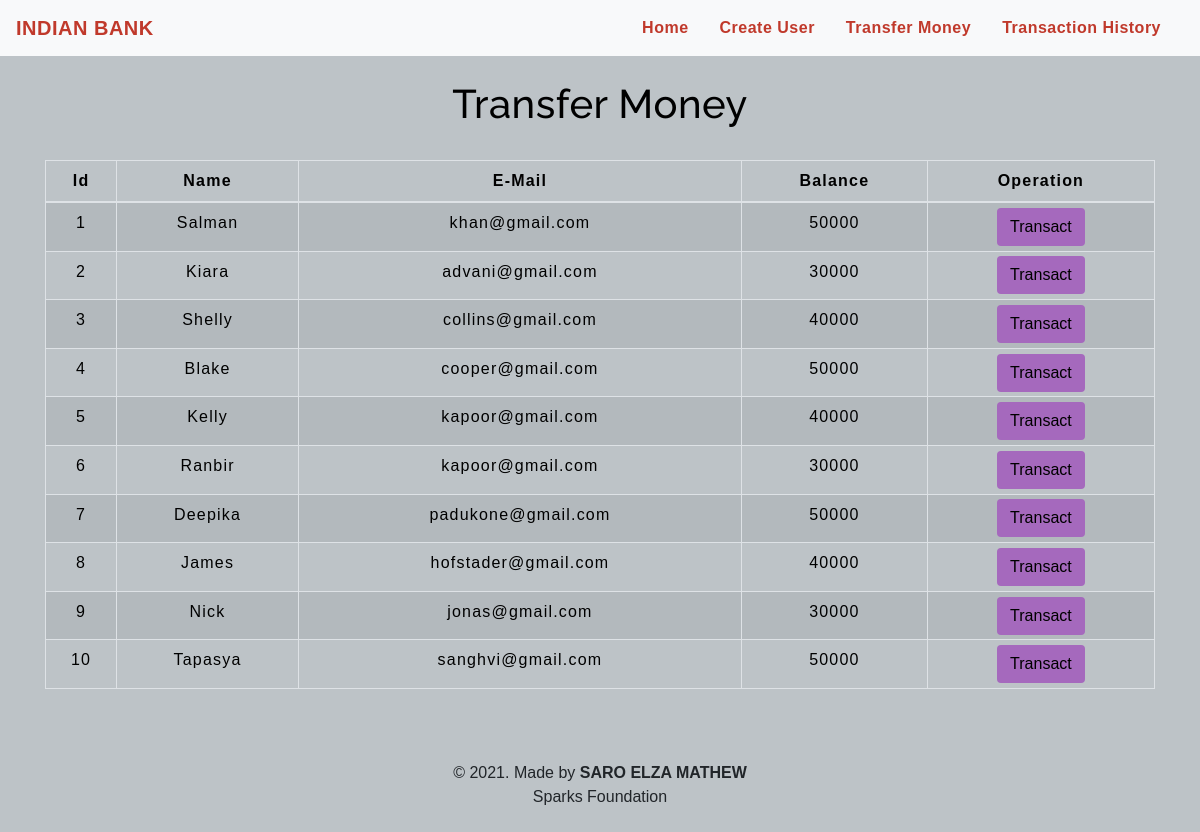
The app's page /transfermoney.php with its own data.
### tables this page shows
CREATE TABLE `users` (
  `id` int(3) NOT NULL,
  `name` text NOT NULL,
  `email` varchar(30) NOT NULL,
  `balance` int(8) NOT NULL
);

### transfermoney.php (the view, shortened to what this page needs)
<!DOCTYPE html>
<html lang="en">
<head>
    <link rel="stylesheet" href="https://maxcdn.bootstrapcdn.com/bootstrap/4.0.0/css/bootstrap.min.css">
    <link rel="stylesheet" type="text/css" href="css/table.css">
    <link rel="stylesheet" type="text/css" href="css/navbar.css">
</head>
<body style="background-color : #BDC3C7;">
<?php
    include 'config.php';
    $sql = "SELECT * FROM users";
    $result = mysqli_query($conn,$sql);
?>
<?php
  include 'navbar.php';
?>
<div class="container">
        <h2 class="text-center pt-4" style="color : black;">Transfer Money</h2>
        <br>
            <div class="row">
                <div class="col">
                    <div class="table-responsive-sm">
                    <table class="table table-hover table-sm table-striped table-condensed table-bordered" style="border-color:black;">
                        <thead style="color : black;">
                            <tr>
                            <th scope="col" class="text-center py-2">Id</th>
                            <th scope="col" class="text-center py-2">Name</th>
                            <th scope="col" class="text-center py-2">E-Mail</th>
                            <th scope="col" class="text-center py-2">Balance</th>
                            <th scope="col" class="text-center py-2">Operation</th>
                            </tr>
                        </thead>
                        <tbody>
                <?php
                    while($rows=mysqli_fetch_assoc($result)){
                ?>
                    <tr style="color : black;">
                        <td class="py-2"><?php echo $rows['id'] ?></td>
                        <td class="py-2"><?php echo $rows['name']?></td>
                        <td class="py-2"><?php echo $rows['email']?></td>
                        <td class="py-2"><?php echo $rows['balance']?></td>
                        <td><a href="selecteduserdetail.php?id= <?php echo $rows['id'] ;?>"> <button type="button" class="btn" style="background-color : #A569BD;">Transact</button></a></td>
                    </tr>
                <?php
                    }
                ?>
                        </tbody>
                    </table>
                    </div>
                </div>
            </div>
         </div>
         <footer class="text-center mt-5 py-2">
            <p>&copy 2021. Made by <b>SARO ELZA MATHEW</b> <br> Sparks Foundation</p>
        </footer>
</body>
</html>

### navbar.php (shortened to what this page needs)
<nav class="navbar navbar-expand-md navbar-light bg-light">
<a class="navbar-brand" href="index.php" style="color : #C0392B;"><b>INDIAN BANK</b></a>
<div class="collapse navbar-collapse" id="collapsibleNavbar">
      <ul class="navbar-nav ml-auto">
        <li class="nav-item">
          <a class="nav-link" href="index.php" style="color : #C0392B;"><b>Home</b></a>
        </li>
        <li class="nav-item">
          <a class="nav-link" href="createuser.php" style="color : #C0392B;"><b>Create User</b></a>
        </li>
        <li class="nav-item">
          <a class="nav-link" href="transfermoney.php" style="color : #C0392B;"><b>Transfer Money</b></a>
        </li>
        <li class="nav-item">
          <a class="nav-link" href="transactionhistory.php" style="color : #C0392B;"><b>Transaction History</b></a>
        </li>
    </div>
 </nav>

### css/table.css (style rules this page uses)
* { padding: 0; margin: 0; box-sizing: border-box; font-family: sans-serif; }
h2 { font-size: 40px; }
table { letter-spacing: 1.2px; }
td { text-align: center; }
button { border:none; background: #d9d9d9; transition: 1s; }

### css/navbar.css (style rules this page uses)
.nav-link { margin-right: 15px; color:#2F363F; letter-spacing: 0.5px; transition: 0.5s; }
.navbar-brand { color: #4C4B4B; letter-spacing: 0.5px; }
h2 { color: #4C4B4B; letter-spacing: 0.5px; font-family: raleway; }

### transfermoney.php (style rules this page uses)
button { transition: 1.5s; }

### records on screen
users: id "1", name "Salman", email "khan@gmail.com", balance "50000"
users: id "2", name "Kiara", email "advani@gmail.com", balance "30000"
users: id "3", name "Shelly", email "collins@gmail.com", balance "40000"
users: id "4", name "Blake", email "cooper@gmail.com", balance "50000"
users: id "5", name "Kelly", email "kapoor@gmail.com", balance "40000"
users: id "6", name "Ranbir", email "kapoor@gmail.com", balance "30000"
users: id "7", name "Deepika", email "padukone@gmail.com", balance "50000"
users: id "8", name "James", email "hofstader@gmail.com", balance "40000"
users: id "9", name "Nick", email "jonas@gmail.com", balance "30000"
users: id "10", name "Tapasya", email "sanghvi@gmail.com", balance "50000"
